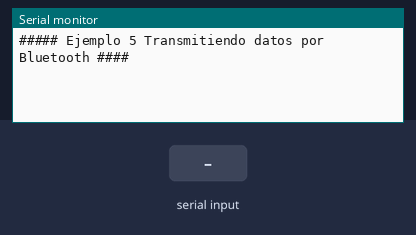
Recording of a sketch running on a simulated Arduino Uno, built with avr-gcc and run on an emulated ATmega328P. On the bench: the last lines printed to the serial monitor. Inputs (shaded band) come from the test bench.

Above: at 1.8 s.
1.9 s: "Hola\n" received over the second serial link
At 2.7 s:
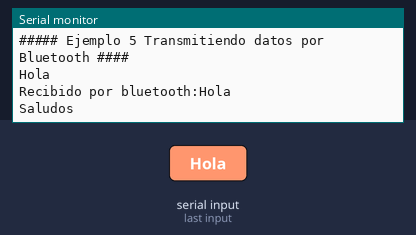
3.5 s: "1\n" received over the second serial link
At 4.1 s:
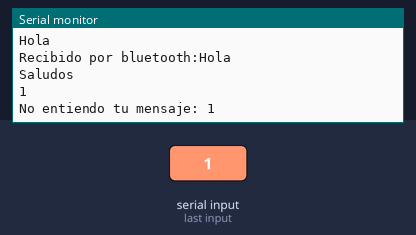

Measured:
- after the input at 1.9 s, the serial monitor: prints a new line after 0.10 s (image 1)
- after the input at 3.5 s, the serial monitor: prints a new line at once (image 2)

The sketch:

Ejemplo5.ino
```cpp
/*
 * En este ejemplo leeremos comandos enviados desde la consola
 * del IDE de Arduino y encenderemos o apagaremos un LED según el mensaje recibido.
 *
 *
 */

#include <SoftwareSerial.h> //Incluimos los archivos de cabecera de la biblioteca SoftwareSerial para configurar un puerto serie

#define SIZE_BUFFER 200 //Tamaño del buffer

String inputString = "";         // cadena que utilizaremos de buffer para los mensajes recibidos
boolean stringComplete = false;  // variable que utilizaremos para saber si la cadena está completa. Comunmente se le suele llamar bandera o flag en inglés

SoftwareSerial bluetooth(2, 4); // RX, TX
//  Conexión HM10               Arduino Uno
//     Pin 1/TXD     <---->     Pin 2 RX
//     Pin 2/RXD     <---->     Pin 4 TX

void setup() {

  // Inicializamos el puerto serie del Arduino a 9600 baudios y esperamos a que esté conectado
  // En este caso lo utilizaremos como debugger, es decir, todo las comunicaciones serán retrasmitidas también por este puerto para que sean visible en la consola.
  // Esto permitirá detectar si todo está funcionando correctamente.
  Serial.begin(9600);
  while (!Serial) {
    ; // bucle esperando por la conexion USB
  }

  // Configuramos el baud rate a 9600. El HM-10 debería venir por defecto con 9600. De no ser así deberá modificarse este valor o bien el del módulo mediante comandos AT (ver la wiki)
  bluetooth.begin(9600);

  // Reservamos 200 bytes de memoria para la cadena que utilizaremos de buffer
  inputString.reserve(SIZE_BUFFER);

  // Mensaje de bienvenida
  Serial.println("##### Ejemplo 5 Transmitiendo datos por Bluetooth ####");

}

void loop() {

  // Leemos del puerto serie hasta que se llene el buffer o haya un salto de linea

  // Mientras haya datos disponibles leemos caracter a caracter del puerto serie
  // Hemos sustituido el objeto Serial por el creado con anterioridad bluetooth
  while (bluetooth.available() && !stringComplete) {
    // Leemos un nuevo caracter:
    char inChar = (char)bluetooth.read();
    // lo concatenamos a inputString:
    inputString += inChar;
    // comprobamos si es un salto de linea o se ha llenado el buffer, si es asi seteamos la bandera a true
    if (inChar == '\n' || inputString.length() == SIZE_BUFFER) {
      stringComplete = true;
    }
    Serial.print(inChar);
  }

  /*
   * Si se trata de una cadena válida actuamos en consecuencia y vaciamos el buffer
   */
  if(stringComplete){

    //Eliminamos el salto de linea si lo hubiese
    inputString.replace("\n", "");

    if(inputString.equals("Hola")){
      Serial.println("Recibido por bluetooth:" + inputString);
      Serial.println("Saludos");
      //Enviamos sin salto de linea esta vez. Un detalle inportante a tener en cuenta es que los mensajes en BLE tiene un tamaño 20. Se se envían mensajes más grandes estos se fraccionarán
      bluetooth.print("Saludos");
    }else{
      Serial.println("No entiendo tu mensaje: "+inputString);
      bluetooth.print("No entiendo");
    }

    // Limpiamos el buffer
    inputString = "";
    // Seteamos la bandera a false
    stringComplete = false;
  }

  delay(500);

}
```
